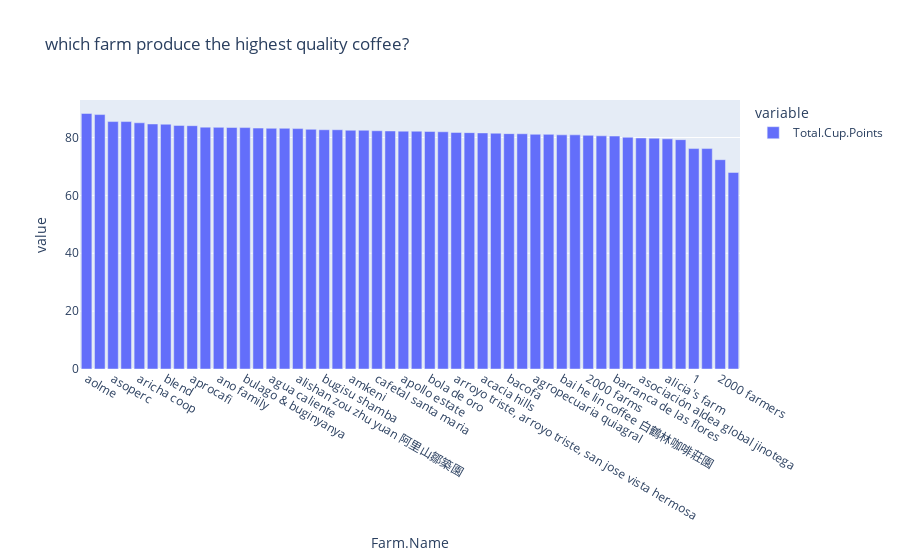

The notebook cell saved with this chart:
### Code cell
mean_country=arabicaCoffee.groupby('Farm.Name')['Total.Cup.Points'].mean().head(50)
fig3 = px.bar(mean_country,title="which farm produce the highest quality coffee?")  #, x='Country.of.Origin', y='mean_country')
fig3.update_layout(barmode='stack', xaxis={'categoryorder':'total descending'})
fig3.show()

### Figure 1 — Plotly figure (JSON) as saved in the notebook; plotly's stock layout.template omitted (floating-point values rounded to 4 significant figures)
{"data": [{"alignmentgroup": "True", "hovertemplate": "variable=Total.Cup.Points<br>Farm.Name=%{x}<br>value=%{y}<extra></extra>", "legendgroup": "Total.Cup.Points", "marker": {"color": "#636efa", "pattern": {"shape": ""}}, "name": "Total.Cup.Points", "offsetgroup": "Total.Cup.Points", "orientation": "v", "showlegend": true, "textposition": "auto", "type": "bar", "x": ["-", "1", "200 farms", "2000 farmers", "2000 farms", "a shu she coffee 阿束社咖啡莊園", "acacia hills", "ada farm", "agropecuaria quiagral", "agua caliente", "agua de la mariposa", "alicia's farm", "alishan zou zhu yuan 阿里山鄒築園", "amkeni", "ampcg", "ano family", "aolme", "apollo co., ltd.", "apollo estate", "aprocafi", "arianna farms", "aricha coop", "arroyo triste, arroyo triste, san jose vista hermosa", "asefa dukamo coffee plantation", "asociación aldea global jinotega", "asoperc", "bacofa", "bai he lin coffee 白鶴林咖啡莊園", "baijiada coffee farm佰加達咖啡莊園", "baishencun coffee farm百勝村咖啡莊園", "baishengcun coffee 百勝村咖啡莊園", "barranca de las flores", "beneficio el torreon", "bethel", "bi yun si shi yi 碧云四十一咖啡坊", "blend", "blue lake", "bola de oro", "bsr", "buginyanya", "bugisu shamba", "bulago & buginyanya", "bulamburi coffee farmers", "burka coffee estate", "burka coffee estates", "cachoeira da grama farm", "cafetal", "cafetal el equimite, rancho agroecológico", "cafetal santa maria", "cafetal sinai"], "xaxis": "x", "y": [83.46, 76.17, 67.92, 72.33, 80.75, 80.08, 81.58, 84.67, 81.1, 83.17, 76.17, 79.55, 83.08, 82.5, 81.97, 83.5, 88.31, 82.5, 82.18, 84.08, 87.92, 85.08, 81.75, 84.17, 79.83, 85.5, 81.33, 80.92, 79.75, 79.25, 83.25, 80.5, 83.17, 81.68, 80.92, 84.58, 82.17, 82.08, 81.29, 85.5, 82.67, 83.42, 83.58, 82.83, 80.58, 81.48, 82.67, 82.25, 82.33, 81.08], "yaxis": "y"}], "layout": {"barmode": "stack", "legend": {"title": {"text": "variable"}, "tracegroupgap": 0}, "title": {"text": "which farm produce the highest quality coffee?"}, "xaxis": {"anchor": "y", "categoryorder": "total descending", "domain": [0, 1], "title": {"text": "Farm.Name"}}, "yaxis": {"anchor": "x", "domain": [0, 1], "title": {"text": "value"}}}}
